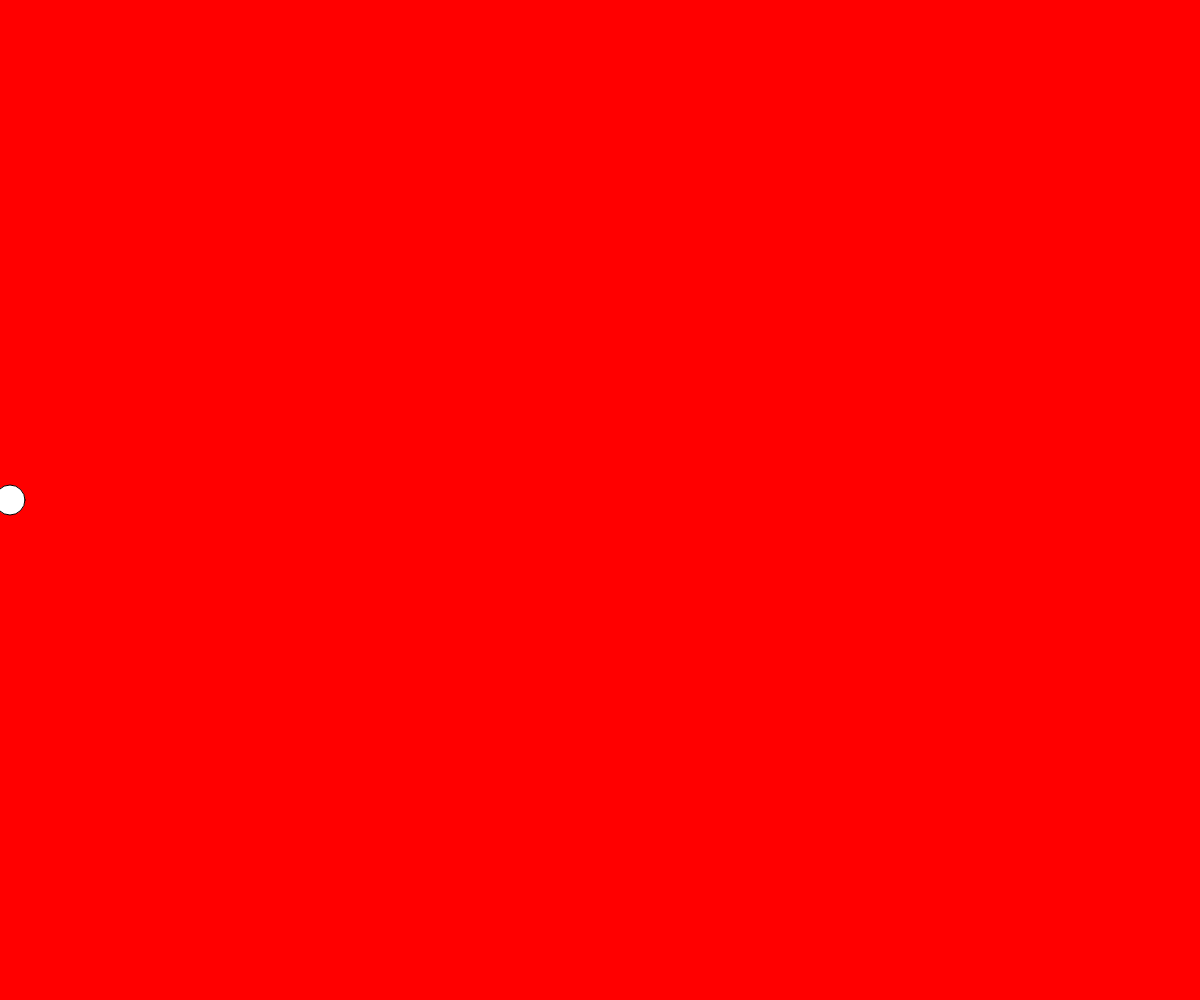
Frame 1 (no input)
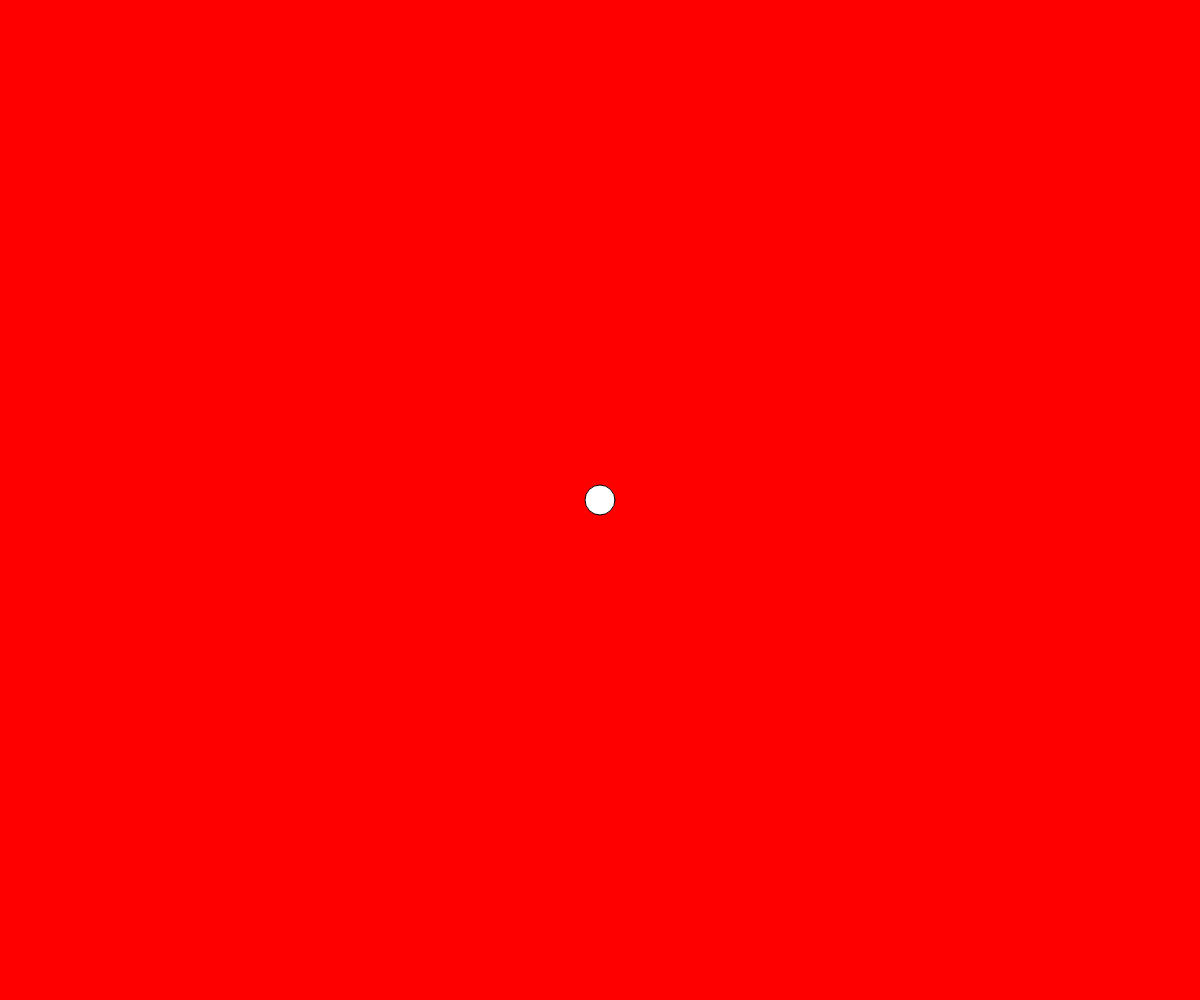
Frame 60 (no input)
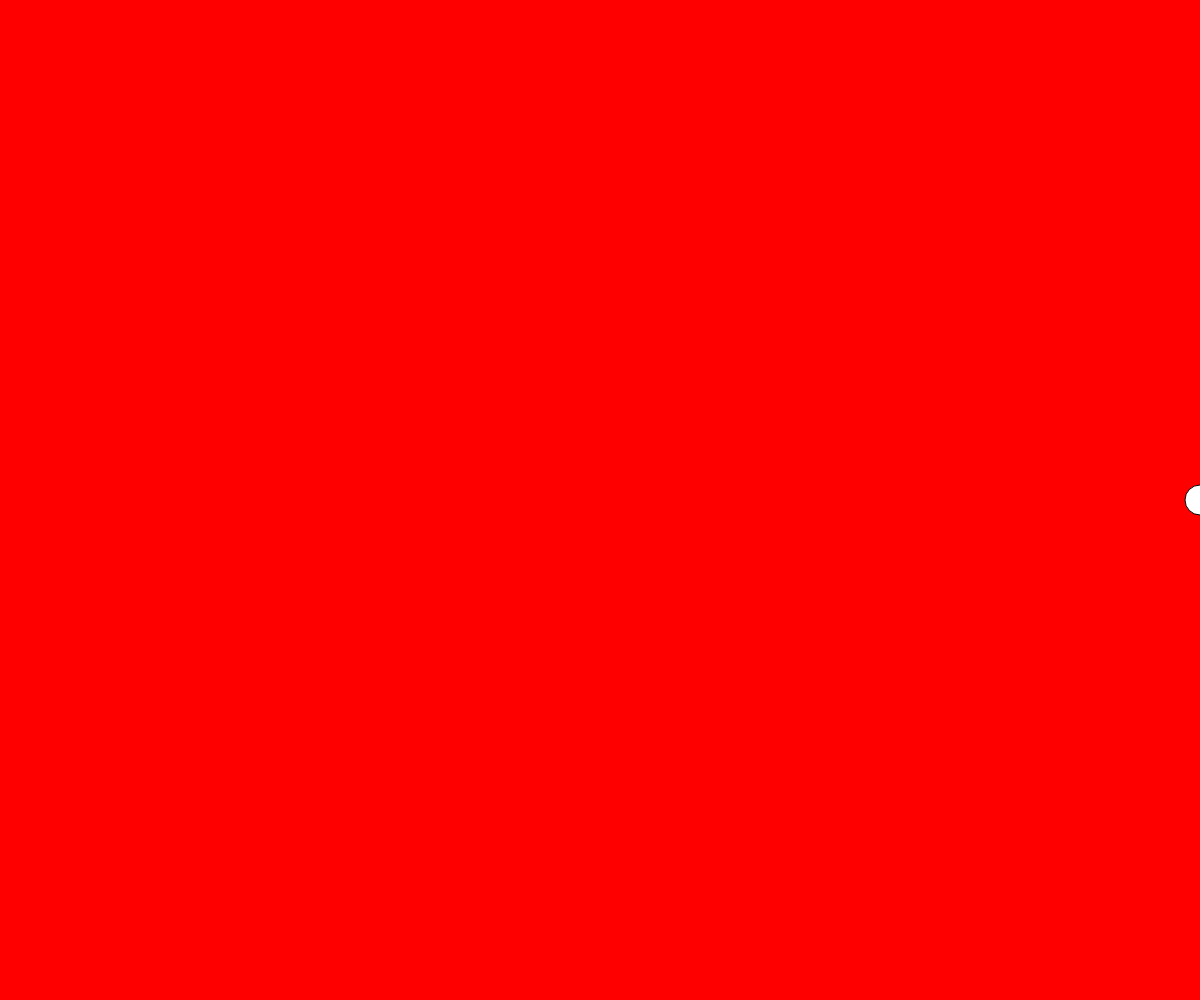
Frame 120 (the mouse pressed at the canvas centre since frame 60)

The p5.js sketch that drew these frames (run headless with seeded random() and noise() and a simulated clock; from frame 60 on, the mouse is pressed at the canvas centre):

// p5.js sketch
// ── sketch.js
'use strict'

let myVariable
let x = 0
let speed = 10
let way = 1 // -1

function setup() {
  createCanvas(windowWidth, windowHeight)

  // put setup code here
}

function draw() {
  // console.log(mouseY)
  background(255, 0, 0)

  
  x += speed * way

  // la balle touche le mur du coup on va dans l'autre sens
  if(x > windowWidth) {
    way = -1
    console.log('right limit reached')
  }
  if(x < 0) {
    way = 1
    console.log('left limit reached')
  }
  
  ellipse(x, windowHeight * 0.5, 30)

  // myVariable = mouseX + ', ' + mouseY

  // text(myVariable, windowWidth / 2, windowHeight / 2)
  // put drawing code here
}

function windowResized() {
  console.log(myVariable)
  resizeCanvas(windowWidth, windowHeight)
}
